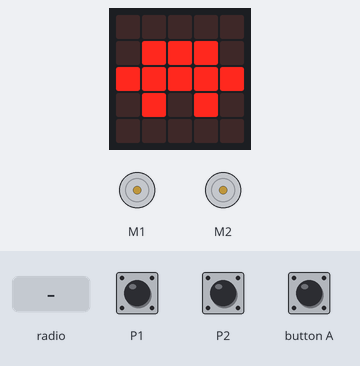
The program below on a simulated BBC micro:bit (MakeCode). On the bench: the board's 5×5 LED display, 2 × DC motor (green arrow = forward, orange = backward, longer = faster). The inputs (shaded band) are chosen by the test bench; at power-on: P1 HIGH, P2 HIGH.

Above: at 1.8 s.
1.9 s: radio message "1" arrives
At 2.2 s:
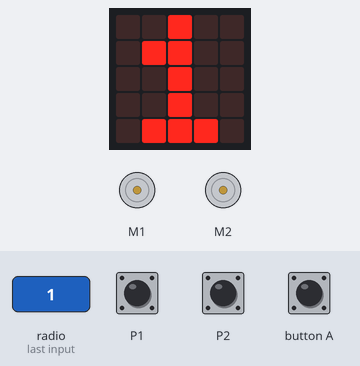
3.4 s: button A pressed for 0.15 s
At 4.5 s:
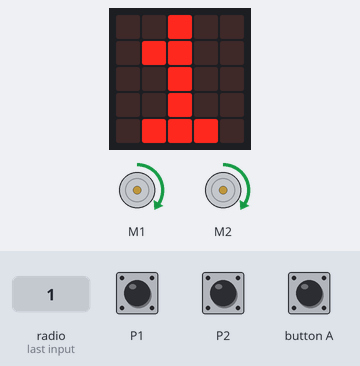
5.0 s: radio message "0" arrives
At 5.8 s:
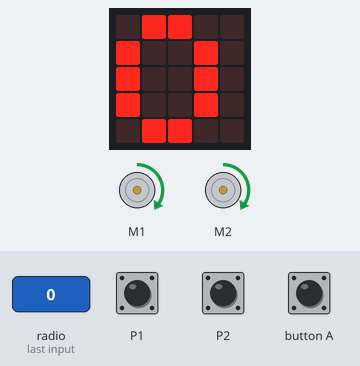
6.5 s: P1 pulled LOW for 0.15 s
At 6.58 s:
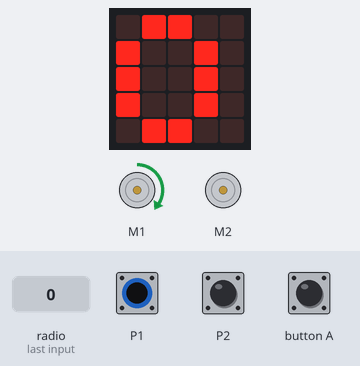
8.1 s: P2 pulled LOW for 0.15 s
At 8.19 s:
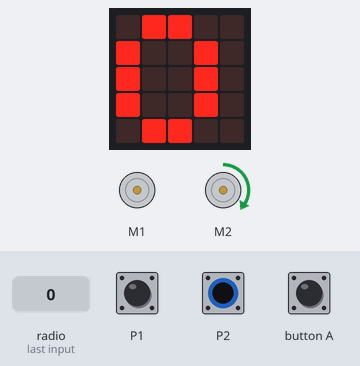
9.7 s: P2 pulled LOW for 3.2 s
At 13.3 s:
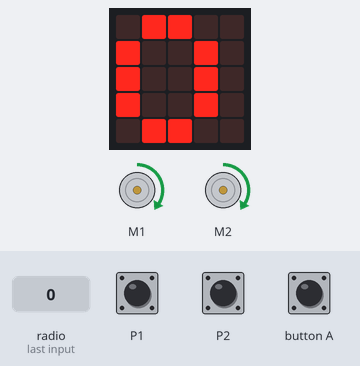
Timing chart, 0 to 14.8 s (numbered marks = the images above; inputs shaded):
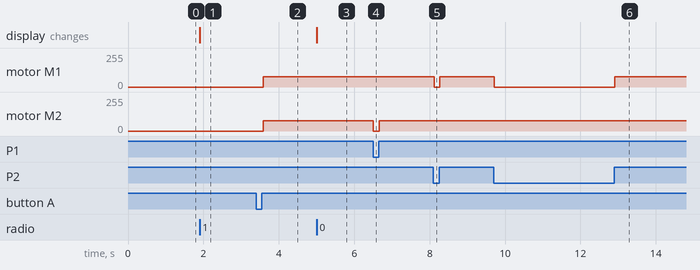

The program:

main.ts
```typescript
radio.onReceivedNumber(function (receivedNumber) {
    NUMERO = receivedNumber
    basic.showNumber(NUMERO)
})
function DERECHA () {
    wuKong.setAllMotor(30, 0)
}
input.onButtonPressed(Button.A, function () {
    LINE = 101
    AI = 201
})
function IZQUIERDA () {
    wuKong.setAllMotor(0, 30)
}
function STOP () {
    wuKong.setAllMotor(0, 0)
}
function ADELANTE () {
    wuKong.setAllMotor(30, 30)
}
let AI = 0
let LINE = 0
let NUMERO = 0
radio.setGroup(1)
NUMERO = 2
LINE = 3
basic.showIcon(IconNames.Tortoise)
pins.setPull(DigitalPin.P1, PinPullMode.PullUp)
pins.setPull(DigitalPin.P2, PinPullMode.PullUp)
basic.forever(function () {
    if (NUMERO == 100) {
        LINE = 100
        NUMERO = 0
    }
    if (NUMERO == 200) {
        AI = 200
        NUMERO = 0
    }
    if (LINE == 101 && AI == 201) {
        if (pins.digitalReadPin(DigitalPin.P1) == 1 && pins.digitalReadPin(DigitalPin.P2) == 1) {
            ADELANTE()
        } else if (pins.digitalReadPin(DigitalPin.P1) == 0 && pins.digitalReadPin(DigitalPin.P2) == 1) {
            DERECHA()
        } else if (pins.digitalReadPin(DigitalPin.P1) == 1 && pins.digitalReadPin(DigitalPin.P2) == 0) {
            IZQUIERDA()
        }
    } else if (LINE == 100 || AI == 200) {
        STOP()
        basic.pause(4000)
        AI = 201
        LINE = 101
    }
})
```

test.ts
```typescript
// aquí va el archivo "tests"; esto no se compilará cuando este paquete se utilice como una extensión.
```

Measured:
- after the input at 1.9 s, the display: changes at once (image 1)
- after the input at 3.4 s, motor M1, motor M2: stopped → forward 76/255 after 0.18 s
- after the input at 5.0 s, the display: changes at once (image 3)
- after the input at 6.5 s, motor M2: forward 76/255 → stopped at once, → forward 76/255 0.16 s later
- after the input at 8.1 s, motor M1: forward 76/255 → stopped at once, → forward 76/255 0.14 s later
- after the input at 9.7 s, motor M1: forward 76/255 → stopped at once, → forward 76/255 3.2 s later
